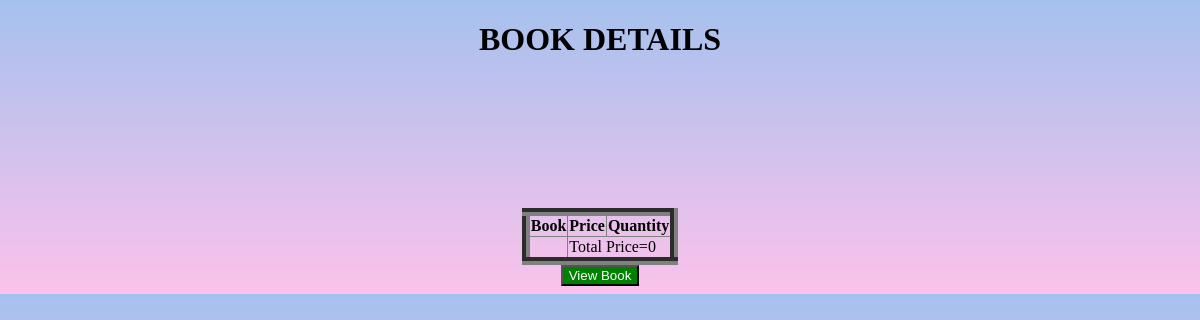
Before: /viewcart/ (signed in) with the older database file.
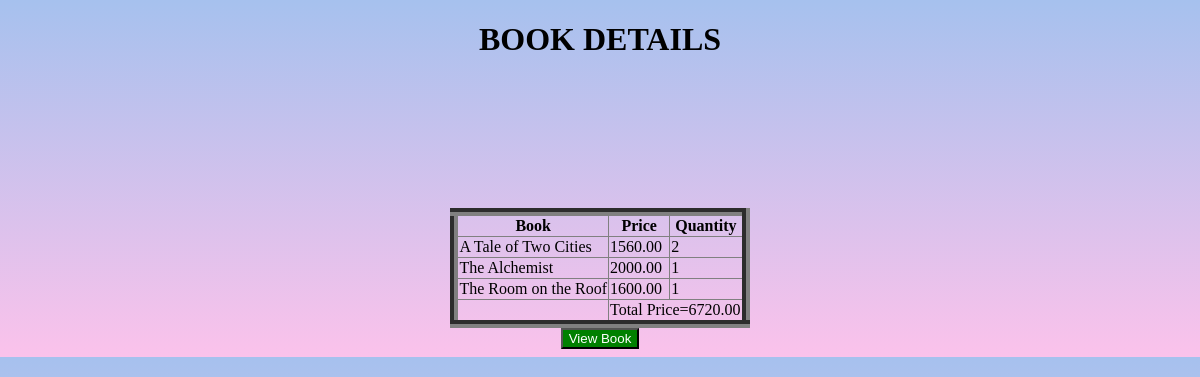
After: the same page with the newer database file.
### myapp/models.py (models this page shows, shortened)
class Cart(models.Model):
    user=models.ForeignKey(User, on_delete=models.CASCADE)
    book=models.ForeignKey(Book, on_delete=models.CASCADE)
    quantity=models.PositiveBigIntegerField(default=1)

class Book(models.Model):
    title=models.CharField(max_length=100)
    author=models.CharField(max_length=100)
    price=models.DecimalField(max_digits=6 ,decimal_places=2)
    pub_date=models.DateField()
    description=models.TextField()
    cover_image=models.ImageField(upload_to='book-covers/', null=True,blank=True)

### myapp/views.py (the view)
# urls.py: path("viewcart/",views.view_cart,name="viewcart"),
def view_cart(request):
    cart_item=Cart.objects.filter(user=request.user)
    total_price=0
    for item in cart_item:
        total_price+= item.book.price*item.quantity
    return render(request,'viewcart.html',{"cart":cart_item,"total_price":total_price})

### myapp/templates/viewcart.html (shortened to what this page needs)
<!DOCTYPE html>
<html lang="en">
<head>
</head>
<body>
    <center>
        <h1 style="color: black;">BOOK DETAILS</h1>
        <table border="8">
            <tr>
                <th>Book</th>
                <th>Price</th>
                <th>Quantity</th>
            </tr>
            {% for i in cart %}
            <tr>
                <td>{{i.book.title}}</td>
                <td>{{i.book.price}}</td>
                <td>{{i.quantity}}</td>
            </tr>
            {% endfor %}
            <tr>
                <td></td>
                <td colspan="2">Total Price={{total_price}}</td>
            </tr>
        </table>
        <button><a href="{% url 'viewbook' %}">View Book</a></button>
    </center>
</body>
</html>

Changed rows visible on the page:
added Cart: book "A Tale of Two Cities", book.price "1560.00", quantity "2"
added Cart: book "The Alchemist", book.price "2000.00", quantity "1"
added Cart: book "The Room on the Roof", book.price "1600.00", quantity "1"
Other visible differences:
{{ total_price }}: "0" → "6720.00"
